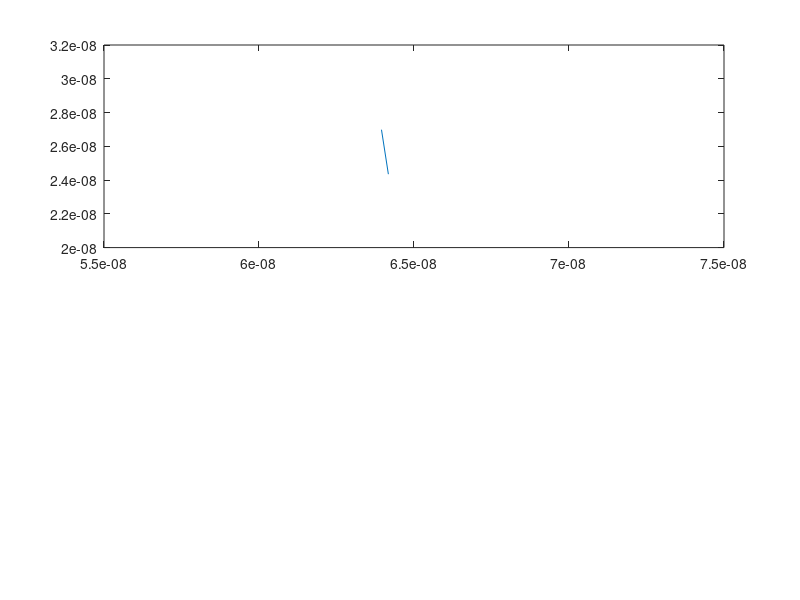

Recreate this plot in MATLAB. (Note: this script raises an error after producing the figure.)
%%Assignment 1 
% Jinseng Vanderkloot 101031534

clc
clear all
close all 

%Initial (Question 1) 
m0 = 9.10938215e-31;            % electron mass
mn = 0.26*m0;                   % Effective mass
Temp = 300;                     % Inital Temp (K)
kb = 1.3806504e-23;             % Boltzmann constant
tmn = 0.2e-12;                  % Mean time between collision 

% Region Area 
wArea = 200e-9;
lArea = 100e-9;

%Thermal Velocity (Question 1.A) 
vt=sqrt((2*kb*Temp)/mn);        % Sim in 2D so (2*kb*Temp), 3D is (3*kb*Temp)
fprintf("Thermal Velocity = %d m/s \n", vt);

% Mean free path (Velocity * minimum time between collision) (Question 1.B)
meanFreePath = vt * tmn;
fprintf("Mean free path = %d \n", meanFreePath);

%Electron motion (Question 1.C) 
%Inital Values 
numElec = 1000;                 %Number of simulated Electrons 
numEPlot = 10;                  %Number of plotted Electrons 
dt = (lArea*wArea);             %Typically 1/100 of region size
stepsTot = 200;                 %Total amount of steps (1000 was a long simulation) 
tTot= stepsTot*dt;              %Total Simulation time 
x = zeros(1,numElec);           %Inital X matrix          
y = zeros(1,numElec);           %Inital y matrix  
vx = zeros(1,numElec);          %Inital velocity x matrix  
vy = zeros(1,numElec);          %Inital velocity y matrix
vtot = zeros(1,numElec);        %Inital velocity matrix
colors = rand(numElec,3);       %Color assignment for each electron                   

%Electron Random Assignments
for cnt = 1:numElec
    x(cnt)=rand()*wArea;
    y(cnt)=rand()*lArea;
    angle = (2*pi*rand());
    vx(cnt)=sqrt(vt^2 /2)*cos(angle);   % velocity * random direction   
    vy(cnt)=sqrt(vt^2 /2)*sin(angle);   % velocity * random direction
    vtot(cnt)= sqrt (vx(cnt)^2)+(vy(cnt)^2);
end

%Main Loop
t=0;
intCNT = 2;
while t < tTot
    t = t + dt; 
    
    %Store old position 
    oldx = x;
    oldy = y;
    
    %Update to new position 
    x(1:numElec) = x(1:numElec) + (vx(1:numElec).*dt);
    y(1:numElec) = y(1:numElec) + (vy(1:numElec).*dt);
    
    vtot(1:numElec)= sqrt ((vx(1:numElec).^2)+(vy(1:numElec).^2));
    
    %Apply boundary conditions 
    for check = 1:numElec
        %If top or bottom contact, bounce off in opposite direction
        if (y(check)<=0 || y(check)>=lArea)
            vy(check) = -vy(check);
        end
        %if left side of box, come out right side 
        if(x(check)<=0)
           x(check) = x(check) + wArea;
        end
        %if right side of box, come out left side
        if(x(check)>=wArea)
          x(check) = x(check) - wArea;
        end
    end 

    %Plot Boundary and map some electrons
    for Eplot = 1:numEPlot
        subplot (2,1,1)
        %if the electron went out of sides and back on other side, do not
        %draw line
        if abs(oldx(Eplot)-x(Eplot))<(wArea/2)
            p = plot([oldx(Eplot),x(Eplot)],[oldy(Eplot),y(Eplot)]);
        end
        p.Color=colors(Eplot,:);
        axis([0,wArea,0,lArea]);
        title('Electron Model'), xlabel('Position (m)', 'FontSize', 10), ylabel('Position (m)', 'FontSize', 10);
        
        hold on;
    end 
    pause(0.01);
    
    %Plot Averge Temprature in the system
    subplot (2,1,2)
    Time(:,intCNT) = t;
    allT = ((vtot(:).^2).*mn)./(kb); %since vector is 1D vtot, do not device by 2*kb
    eTemp(:,intCNT) = mean(allT);
     
    plot(Time,eTemp,"r");
    title('Averge Temp'),xlabel('Time (s)', 'FontSize', 10), ylabel('Temp (K)', 'FontSize', 10), ylim([299,301]); 
    hold on;
    intCNT = intCNT +1; 

end 









